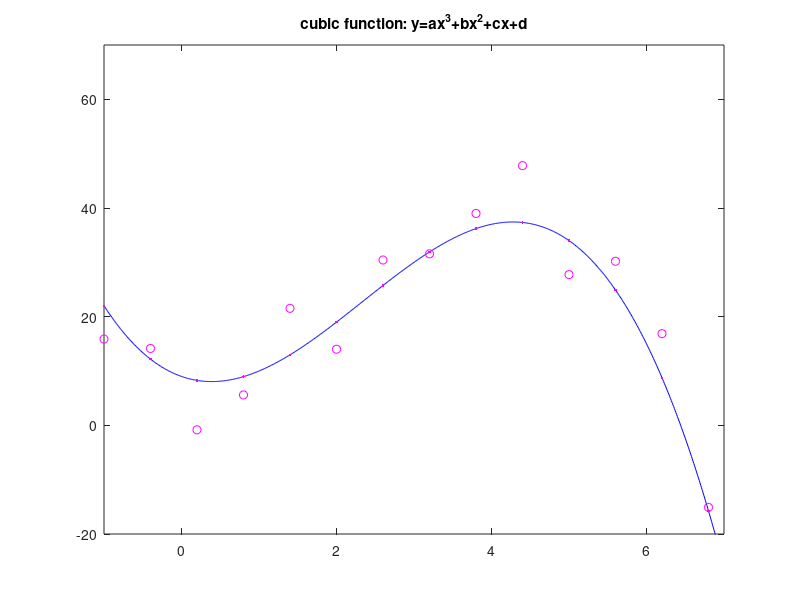

This figure's MATLAB source: (Note: this script raises an error after producing the figure.)

restoredefaultpath
addpath('.\..\dream')

clear
close all
clc

% true parameters:
a = -1;
b = 7;
c = -5;
d = 9;

% you only need to change xObsStart, xStep, xEnd, and randFactor:
randnFactor = 5;
xObsStart = -1;
xObsStep = 0.6;
xObsEnd = 7;



% % % % % % % % % % % % % % % % % % % % % % % % % % % % % % % % % % % % % %
% % % % % % % % % % % % % % % % % % % % % % % % % % % % % % % % % % % % % %
% % %           no need to change anything below this line            % % %
% % % % % % % % % % % % % % % % % % % % % % % % % % % % % % % % % % % % % %
% % % % % % % % % % % % % % % % % % % % % % % % % % % % % % % % % % % % % %


xTrue = [min([xObsStart,-1]):0.01:max([xObsEnd,7])]';
yTrue = a*xTrue.^3+b*xTrue.^2+c*xTrue+d;
randn('state',0)
randnLarge = randn(size(xTrue));

xObs = [xObsStart:xObsStep:xObsEnd]';
yObs = a*xObs.^3+b*xObs.^2+c*xObs+d;

% round off to 0.001 otherwise the ismember trick fails sometimes:
xTrue = round(xTrue*1000)/1000;
xObs = round(xObs*1000)/1000;

% make sure the rand values are consistent between exercises:
gaussTerm = randnLarge(ismember(xTrue,xObs))*randnFactor;

yObsNoisy = yObs + gaussTerm;


figure(123)
clf
h1 = plot(xTrue,yTrue,'-b',...
          xObs,yObs,'.m',...
          xObs,yObsNoisy,'om');

set(gca,'xlim',[xTrue(1),xTrue(end)],'ylim',[-20,70])

title('cubic function: y=ax^3+bx^2+cx+d')


MCMCPar.n = 4;                          % Dimension of the problem
MCMCPar.seq = 10;                       % Number of Markov Chains / sequences
MCMCPar.ndraw = MCMCPar.n*1000;         % Maximum number of function evaluations
MCMCPar.nCR = 3;                        % Crossover values used to generate proposals (geometric series)
MCMCPar.Gamma = 0;                      % Kurtosis parameter Bayesian Inference Scheme
MCMCPar.DEpairs = 3;                    % Number of DEpairs
MCMCPar.steps = 10;                     % Number of steps in sem
MCMCPar.eps = 5e-2;                     % Random error for ergodicity
MCMCPar.outlierTest = 'IQR_test';       % What kind of test to detect outlier chains?
MCMCPar.pJumpRate_one = 0.20;           % Probability of selecting a jumprate of 1 --> jump between modes


% Give the parameter ranges (minimum and maximum values)
ParRange.minn = [-20.0,-40.0,-80.0,-120.0];
ParRange.maxn = [ 20.0, 40.0, 80.0, 120.0];

% Define the measured streamflow data
Measurement.MeasData = yObsNoisy; 
Measurement.N = size(Measurement.MeasData,1);

% Define modelName
ModelName = 'cubicmodel';
Extra.xObs = xObs;

Extra.BoundHandling = 'Reflect';        % Define the boundary handling
Extra.save_in_memory = 'Yes';
Extra.pCR = 'Update';                   % Adaptive tuning of crossover values
Extra.reduced_sample_collection = 'No'; % Thinned sample collection?
Extra.InitPopulation = 'LHS_BASED';     % What type of initial sampling


% Define likelihood function -- Sum of Squared Error
option = 3; 
Measurement.Sigma = [];

% specify the visualization routine
Extra.visScriptName = 'visDream';
% Specify labels for the parameter names
Extra.ParNames.labels = {'a','b','c','d'};
Extra.ParNames.interpreter = 'tex';

% Scale of Delayed Rejection if used in algorithm
Extra.DR = 'No'; 
Extra.DRscale = 10; 
Restart = 'No';

% Run the MCMC algorithm
[Sequences,Reduced_Seq,X,output,hist_logp] = dream(MCMCPar,ParRange,Measurement,ModelName,Extra,option,Restart);


% % % % % % % % % % % % % % % % % % % % % % % % % % % % % % % % % % % % % %
% % % % % % % % % % % % % % % % % % % % % % % % % % % % % % % % % % % % % %
% % % %                 ANALYSIS AND VISUALIZATION                  % % % %
% % % % % % % % % % % % % % % % % % % % % % % % % % % % % % % % % % % % % %
% % % % % % % % % % % % % % % % % % % % % % % % % % % % % % % % % % % % % %

parCols=1:MCMCPar.n;
lastRows = [-99:0]+size(Sequences,1);
parSets = [];
for iSeq=1:MCMCPar.seq
    parSets = cat(1,parSets,Sequences(lastRows,parCols,iSeq));
end

Extra.xObs = xTrue;
clear ySim
for k=1:size(parSets,1)
    parVec = parSets(k,:);
    ySim(k,:) = cubicmodel(parVec,Extra);
end


Y = prctile(ySim,[2.5,50,97.5],1);
figure(123)
hold on
h2 = plot(Extra.xObs,Y(1,:),'--k',...
          Extra.xObs,Y(2,:),'-k',...
          Extra.xObs,Y(3,:),'--k');
xlabel('x')
ylabel('y')
set(gca,'xlim',[xTrue(1),xTrue(end)],'yLim',[-20,70]);
hLeg = legend([h1;h2(1:2)],'true','observed, no noise',...
    'observed, noisy','95% parameter uncertainty',...
'median prediction');
set(hLeg,'color','none','box','off','location','NorthWest','fontsize',8);

figure(123)
set(gcf,'paperpositionmode','auto','inverthardcopy','off')
print(['model-prediction.png'],'-dpng','-r300')
figure(3)
set(gcf,'paperpositionmode','auto','inverthardcopy','off')
print(['matrix-of-scatter.png'],'-dpng','-r300')




